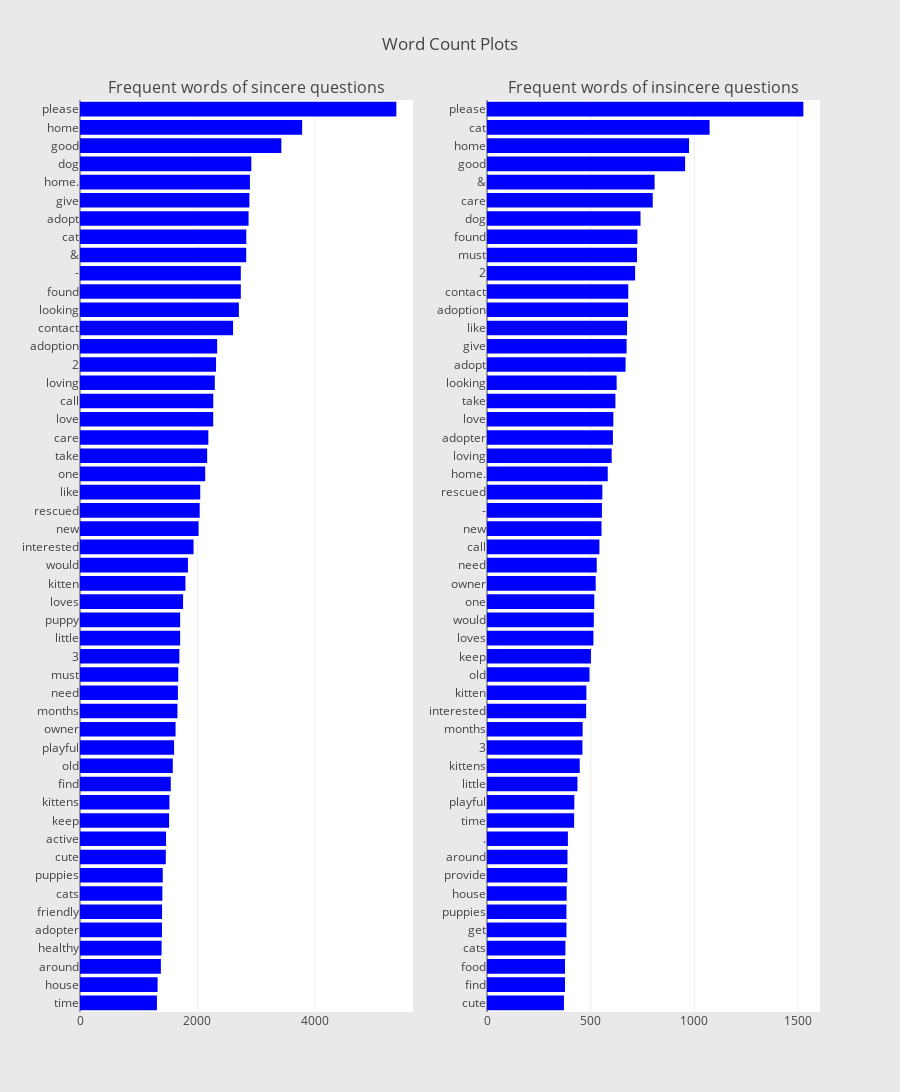

This figure's notebook cell:
### Code cell
import plotly.graph_objs as go
from plotly import tools
import plotly.offline as py
py.init_notebook_mode(connected=True)
from collections import defaultdict
from nltk.corpus import stopwords
eng_stopwords = set(stopwords.words("english"))

## custom function for ngram generation ##
def generate_ngrams(text, n_gram=1):
    token = [token for token in str(text).lower().split(" ") if token != "" and token not in eng_stopwords]
    ngrams = zip(*[token[i:] for i in range(n_gram)])
    return [" ".join(ngram) for ngram in ngrams]

## custom function for horizontal bar chart ##
def horizontal_bar_chart(df, color):
    trace = go.Bar(
        y=df["word"].values[::-1],
        x=df["wordcount"].values[::-1],
        showlegend=False,
        orientation = 'h',
        marker=dict(
            color=color,
        ),
    )
    return trace

## Get the bar chart from sincere questions ##
freq_dict = defaultdict(int)
for sent in df["Description"]:
    for word in generate_ngrams(sent):
        freq_dict[word] += 1
fd_sorted = pd.DataFrame(sorted(freq_dict.items(), key=lambda x: x[1])[::-1])
fd_sorted.columns = ["word", "wordcount"]
trace0 = horizontal_bar_chart(fd_sorted.head(50), 'blue')

## Get the bar chart from insincere questions ##
freq_dict = defaultdict(int)
for sent in df_test["Description"]:
    for word in generate_ngrams(sent):
        freq_dict[word] += 1
fd_sorted = pd.DataFrame(sorted(freq_dict.items(), key=lambda x: x[1])[::-1])
fd_sorted.columns = ["word", "wordcount"]
trace1 = horizontal_bar_chart(fd_sorted.head(50), 'blue')

# Creating two subplots
fig = tools.make_subplots(rows=1, cols=2, vertical_spacing=0.04,
                          subplot_titles=["Frequent words of sincere questions", 
                                          "Frequent words of insincere questions"])
fig.append_trace(trace0, 1, 1)
fig.append_trace(trace1, 1, 2)
fig['layout'].update(height=1200, width=900, paper_bgcolor='rgb(233,233,233)', title="Word Count Plots")
py.iplot(fig, filename='word-plots')

#plt.figure(figsize=(10,16))
#sns.barplot(x="ngram_count", y="ngram", data=fd_sorted.loc[:50,:], color="b")
#plt.title("Frequent words for Insincere Questions", fontsize=16)
#plt.show()

### Figure 1 — Plotly figure (JSON) as saved in the notebook; plotly's stock layout.template omitted (floating-point values rounded to 4 significant figures)
{"data": [{"marker": {"color": "blue"}, "orientation": "h", "showlegend": false, "type": "bar", "x": [1310, 1321, 1377, 1389, 1395, 1397, 1402, 1409, 1461, 1465, 1517, 1522, 1545, 1580, 1602, 1627, 1659, 1667, 1673, 1692, 1705, 1705, 1755, 1795, 1838, 1933, 2019, 2038, 2047, 2132, 2165, 2185, 2268, 2269, 2295, 2316, 2335, 2606, 2705, 2738, 2738, 2830, 2831, 2870, 2884, 2893, 2917, 3428, 3782, 5386], "xaxis": "x1", "y": ["time", "house", "around", "healthy", "adopter", "friendly", "cats", "puppies", "cute", "active", "keep", "kittens", "find", "old", "playful", "owner", "months", "need", "must", "3", "little", "puppy", "loves", "kitten", "would", "interested", "new", "rescued", "like", "one", "take", "care", "love", "call", "loving", "2", "adoption", "contact", "looking", "found", "-", "&", "cat", "adopt", "give", "home.", "dog", "good", "home", "please"], "yaxis": "y1"}, {"marker": {"color": "blue"}, "orientation": "h", "showlegend": false, "type": "bar", "x": [371, 376, 376, 378, 383, 383, 384, 387, 388, 390, 420, 421, 436, 447, 460, 461, 478, 479, 494, 501, 513, 515, 517, 524, 529, 542, 552, 554, 556, 582, 601, 607, 609, 619, 625, 668, 673, 675, 680, 681, 714, 723, 725, 740, 799, 808, 955, 974, 1073, 1525], "xaxis": "x2", "y": ["cute", "find", "food", "cats", "get", "puppies", "house", "provide", "around", ".", "time", "playful", "little", "kittens", "3", "months", "interested", "kitten", "old", "keep", "loves", "would", "one", "owner", "need", "call", "new", "-", "rescued", "home.", "loving", "adopter", "love", "take", "looking", "adopt", "give", "like", "adoption", "contact", "2", "must", "found", "dog", "care", "&", "good", "home", "cat", "please"], "yaxis": "y2"}], "layout": {"annotations": [{"font": {"size": 16}, "showarrow": false, "text": "Frequent words of sincere questions", "x": 0.225, "xanchor": "center", "xref": "paper", "y": 1, "yanchor": "bottom", "yref": "paper"}, {"font": {"size": 16}, "showarrow": false, "text": "Frequent words of insincere questions", "x": 0.775, "xanchor": "center", "xref": "paper", "y": 1, "yanchor": "bottom", "yref": "paper"}], "height": 1200, "paper_bgcolor": "rgb(233,233,233)", "title": "Word Count Plots", "width": 900, "xaxis1": {"anchor": "y1", "domain": [0, 0.45]}, "xaxis2": {"anchor": "y2", "domain": [0.55, 1]}, "yaxis1": {"anchor": "x1", "domain": [0, 1]}, "yaxis2": {"anchor": "x2", "domain": [0, 1]}}}
